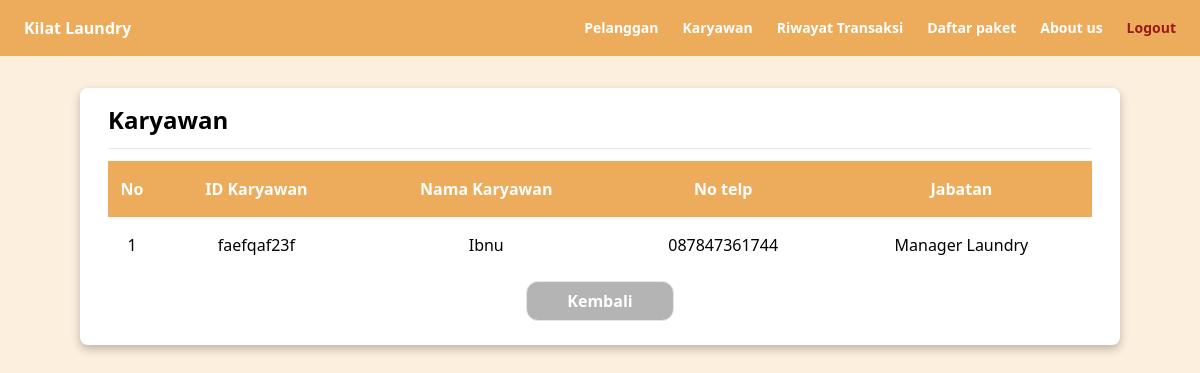
The app's page /karyawan.php (signed in) with its own data.
### tables this page shows
CREATE TABLE `karyawan` (
  `id` varchar(10) NOT NULL,
  `nama` varchar(100) NOT NULL,
  `telp` varchar(100) NOT NULL,
  `jabatan` varchar(100) NOT NULL
);

### function.php (called while the page is built, shortened)
<?php
    $host	= 'localhost';
    $user   = 'root';
    $pass	= '';
    $db	    = 'laundry';
    $koneksi = mysqli_connect($host,$user,$pass,$db);
    function query($query){
        global $koneksi;
        $result = mysqli_query($koneksi, $query);
        $rows = [];
        while ($row = mysqli_fetch_assoc($result)) {
            $rows[] = $row;
        }
        return $rows;
    }
?>

### karyawan.php (the view, shortened to what this page needs)
<?php
    require 'function.php';
?>
<!DOCTYPE html>
<html lang="en">
<head>
    <script src="https://cdn.tailwindcss.com"></script>
    <link rel="stylesheet" href="./style.css/style.css">
</head>
<body>
    <?php require './head/navbar.php'; ?>
    <div class="content px-20 pb-10">
        <div class="order-belum-dikerjakan w-full bg-white mt-8 px-7 py-4 rounded-lg shadow-item">
            <h1 class="text-2xl font-bold pb-3">Karyawan</h1>
            <hr>
            <div class="items-list table w-full mt-3 font-bold">
                <table class="table-auto w-full">
                    <thead>
                        <tr class="h-14 tablehead">
                            <th class="text-white">No</th>
                            <th class="text-white">ID Karyawan</th>
                            <th class="text-white">Nama Karyawan</th>
                            <th class="text-white">No telp</th>
                            <th class="text-white">Jabatan</th>
                        </tr>
                    </thead>
                    <tbody>
                    <?php
                        $query = "SELECT * FROM `karyawan`";
                        $karyawan = query($query);
                        $number = 1;
                        foreach ($karyawan as $row) {
                    ?>
                        <tr class="font-normal h-14">
                            <td class="text-center"><?= $number ?></td>
                            <td class="text-center"><?= $row['id'] ?></td>
                            <td class="text-center"><?= $row['nama'] ?></td>
                            <td class="text-center"><?= $row['telp'] ?></td>
                            <td class="text-center"><?= $row['jabatan'] ?></td>
                        </tr>
                    <?php $number++; } ?>
                    </tbody>
                </table>
                <div class="box flex justify-center items-center w-full my-2">
                    <a href="./order.php" class="btn-back text-white flex justify-center items-center w-fit px-10 h-10 border rounded-xl">Kembali</a>
                </div>
            </div>
        </div>
    </div>
</body>
</html>

### style.css/style.css (style rules this page uses)
body { background-color: #FCEFDE; }
.btn-back { background-color: #B4B4B4; }
.shadow-item { box-shadow: 0px 4px 10px 0px rgba(0, 0, 0, 0.25); }
.tablehead { background-color: #ECAC5B; }

### records on screen
karyawan: id "faefqaf23f", nama "Ibnu", telp "087847361744", jabatan "Manager Laundry"
